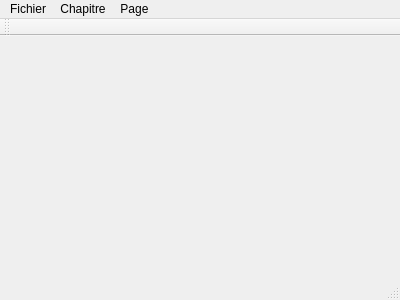
<?xml version="1.0" encoding="UTF-8"?>
<ui version="4.0">
 <class>MainWindow</class>
 <widget class="QMainWindow" name="MainWindow">
  <property name="geometry">
   <rect>
    <x>0</x>
    <y>0</y>
    <width>400</width>
    <height>300</height>
   </rect>
  </property>
  <property name="windowTitle">
   <string>MainWindow</string>
  </property>
  <widget class="QWidget" name="centralWidget"/>
  <widget class="QMenuBar" name="menuBar">
   <property name="geometry">
    <rect>
     <x>0</x>
     <y>0</y>
     <width>400</width>
     <height>22</height>
    </rect>
   </property>
   <widget class="QMenu" name="menuFichier">
    <property name="title">
     <string>Fichier</string>
    </property>
    <addaction name="actionNouveau"/>
    <addaction name="actionOuvrir"/>
    <addaction name="actionEnregister"/>
    <addaction name="actionEnregistrer_sous"/>
    <addaction name="actionQuitter"/>
   </widget>
   <widget class="QMenu" name="menuChapitre">
    <property name="title">
     <string>Chapitre</string>
    </property>
    <addaction name="actionAjouter_un_chaptre"/>
   </widget>
   <widget class="QMenu" name="menuPage">
    <property name="title">
     <string>Page</string>
    </property>
    <addaction name="actionAjouter_une_page"/>
    <addaction name="actionSupprimer_la_page"/>
   </widget>
   <addaction name="menuFichier"/>
   <addaction name="menuChapitre"/>
   <addaction name="menuPage"/>
  </widget>
  <widget class="QToolBar" name="mainToolBar">
   <attribute name="toolBarArea">
    <enum>TopToolBarArea</enum>
   </attribute>
   <attribute name="toolBarBreak">
    <bool>false</bool>
   </attribute>
  </widget>
  <widget class="QStatusBar" name="statusBar"/>
  <action name="actionNouveau">
   <property name="text">
    <string>Nouveau ...</string>
   </property>
  </action>
  <action name="actionOuvrir">
   <property name="text">
    <string>Ouvrir ...</string>
   </property>
  </action>
  <action name="actionEnregister">
   <property name="text">
    <string>Enregistrer ...</string>
   </property>
  </action>
  <action name="actionEnregistrer_sous">
   <property name="text">
    <string>Enregistrer sous ...</string>
   </property>
  </action>
  <action name="actionQuitter">
   <property name="text">
    <string>Quitter</string>
   </property>
  </action>
  <action name="actionAjouter_un_chaptre">
   <property name="text">
    <string>Ajouter un chaptre</string>
   </property>
  </action>
  <action name="actionAjouter_une_page">
   <property name="text">
    <string>Ajouter une page ...</string>
   </property>
  </action>
  <action name="actionSupprimer_la_page">
   <property name="text">
    <string>Supprimer la page</string>
   </property>
  </action>
 </widget>
 <layoutdefault spacing="6" margin="11"/>
 <resources/>
 <connections/>
</ui>
